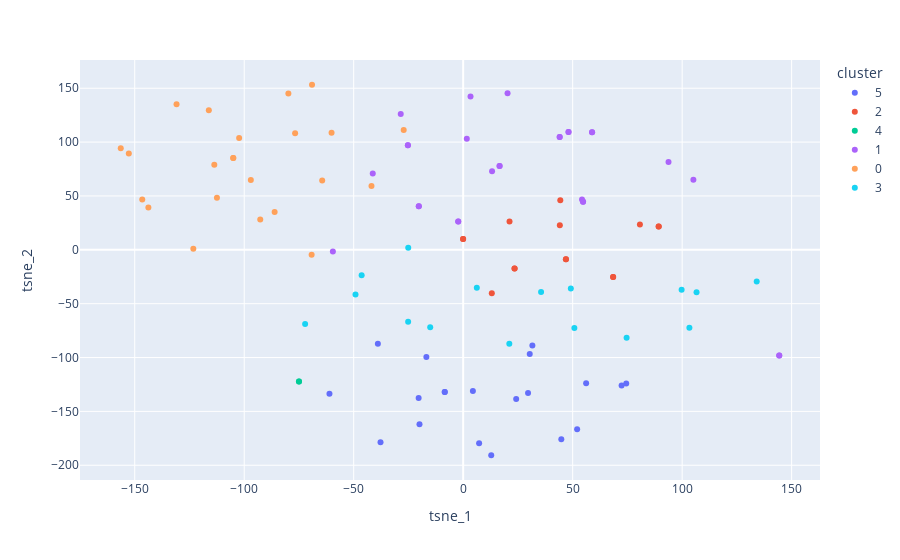

The code cell stored with this chart in its notebook:
### Code cell
fig = px.scatter(df_ehr_emb_2, x="tsne_1", y="tsne_2", color="cluster",)
fig.show()

### Figure 1 — Plotly figure (JSON) as saved in the notebook; plotly's stock layout.template omitted (floating-point values rounded to 4 significant figures)
{"data": [{"hovertemplate": "cluster=5<br>tsne_1=%{x}<br>tsne_2=%{y}<extra></extra>", "legendgroup": "5", "marker": {"color": "#636efa", "symbol": "circle"}, "mode": "markers", "name": "5", "orientation": "v", "showlegend": true, "type": "scatter", "x": [-19.95, 30.39, 74.46, -8.418, 12.8, 7.273, -20.34, 44.81, 56.15, 52.04, 72.35, -16.81, -8.418, 24.2, -38.96, 31.6, -37.74, 4.435, 29.62, -61.07], "xaxis": "x", "y": [-161.8, -96.82, -124.1, -132.0, -190.7, -179.6, -137.5, -175.9, -123.8, -166.6, -126.0, -99.59, -132.0, -138.4, -87.18, -88.86, -178.7, -131.0, -132.9, -133.7], "yaxis": "y"}, {"hovertemplate": "cluster=2<br>tsne_1=%{x}<br>tsne_2=%{y}<extra></extra>", "legendgroup": "2", "marker": {"color": "#EF553B", "symbol": "circle"}, "mode": "markers", "name": "2", "orientation": "v", "showlegend": true, "type": "scatter", "x": [89.28, 23.46, -0.03816, 44.35, 46.92, 68.49, 46.92, 89.28, 23.46, -0.03816, 68.49, 21.17, 13.07, 80.71, 44.14], "xaxis": "x", "y": [21.68, -17.26, 10.03, 45.97, -8.791, -25.13, -8.791, 21.68, -17.26, 10.03, -25.13, 26.19, -40.39, 23.59, 22.76], "yaxis": "y"}, {"hovertemplate": "cluster=4<br>tsne_1=%{x}<br>tsne_2=%{y}<extra></extra>", "legendgroup": "4", "marker": {"color": "#00cc96", "symbol": "circle"}, "mode": "markers", "name": "4", "orientation": "v", "showlegend": true, "type": "scatter", "x": [-74.99, -74.99], "xaxis": "x", "y": [-122.3, -122.3], "yaxis": "y"}, {"hovertemplate": "cluster=1<br>tsne_1=%{x}<br>tsne_2=%{y}<extra></extra>", "legendgroup": "1", "marker": {"color": "#ab63fa", "symbol": "circle"}, "mode": "markers", "name": "1", "orientation": "v", "showlegend": true, "type": "scatter", "x": [58.87, 54.27, 54.75, -25.25, 16.62, -2.263, 48.11, -41.3, -59.51, 105.1, -20.27, 44.06, 144.3, 13.19, 58.87, 54.75, -28.52, 16.62, 48.11, -2.263, -25.25, 3.354, 1.651, 20.26, -20.27, 44.06, 144.3, 93.77], "xaxis": "x", "y": [109.1, 46.82, 44.73, 97.07, 77.78, 26.22, 109.4, 70.81, -1.605, 65.14, 40.43, 104.6, -98.16, 72.98, 109.1, 44.73, 126.1, 77.78, 109.4, 26.22, 97.07, 142.4, 103.1, 145.3, 40.43, 104.6, -98.16, 81.49], "yaxis": "y"}, {"hovertemplate": "cluster=0<br>tsne_1=%{x}<br>tsne_2=%{y}<extra></extra>", "legendgroup": "0", "marker": {"color": "#FFA15A", "symbol": "circle"}, "mode": "markers", "name": "0", "orientation": "v", "showlegend": true, "type": "scatter", "x": [-130.9, -105.0, -79.82, -60.11, -123.2, -112.5, -96.97, -92.67, -113.7, -69.03, -102.3, -76.76, -27.16, -105.0, -146.6, -69.21, -156.4, -116.2, -41.87, -152.7, -143.8, -86.1, -64.38], "xaxis": "x", "y": [135.1, 85.17, 145.2, 108.6, 0.9344, 48.4, 64.88, 28.11, 79.04, 153.2, 103.7, 108.2, 111.3, 85.17, 46.8, -4.616, 94.41, 129.5, 59.21, 89.44, 39.4, 35.18, 64.45], "yaxis": "y"}, {"hovertemplate": "cluster=3<br>tsne_1=%{x}<br>tsne_2=%{y}<extra></extra>", "legendgroup": "3", "marker": {"color": "#19d3f3", "symbol": "circle"}, "mode": "markers", "name": "3", "orientation": "v", "showlegend": true, "type": "scatter", "x": [106.6, 103.3, 74.63, 134.0, 21.07, -46.37, 50.77, 35.57, 49.16, -49.17, 99.76, -72.19, -25.1, -15.06, -25.13, 6.225], "xaxis": "x", "y": [-39.42, -72.28, -81.73, -29.42, -87.23, -23.52, -72.6, -39.2, -35.98, -41.53, -37.1, -68.89, 1.826, -71.95, -66.84, -35.13], "yaxis": "y"}], "layout": {"legend": {"title": {"text": "cluster"}, "tracegroupgap": 0}, "margin": {"t": 60}, "xaxis": {"anchor": "y", "domain": [0, 1], "title": {"text": "tsne_1"}}, "yaxis": {"anchor": "x", "domain": [0, 1], "title": {"text": "tsne_2"}}}}
